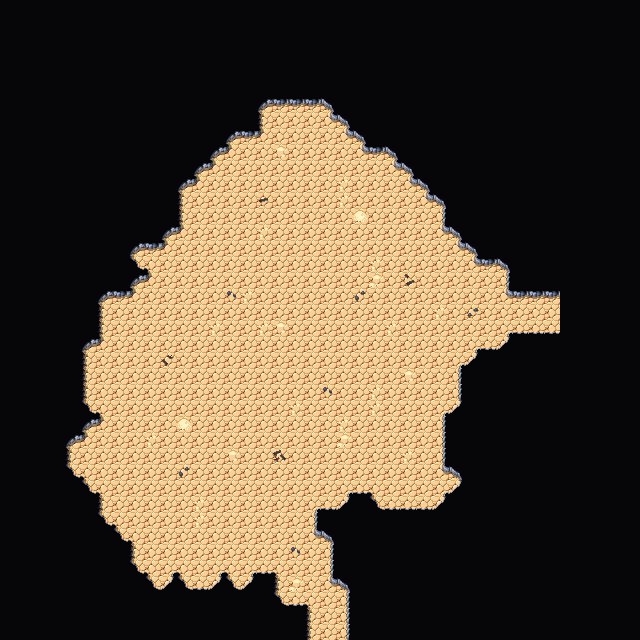

Rendered tile map (Tiled .tmx) drawn with the repository's tilesets; below, a short description and the map source with its tile grids summarised:
An orthogonal 40x40 tile map with 16x16 px tiles, 4 tile layers (Collision, Background, Walls, Clutter), 2 tilesets and 2 objects.

<map version="1.5" tiledversion="1.7.2" orientation="orthogonal" renderorder="right-down" width="40" height="40" tilewidth="16" tileheight="16" infinite="0" nextlayerid="7" nextobjectid="62">
 <editorsettings>
  <export target="wastetown..tmx" format="tmx" />
 </editorsettings>
 <tileset firstgid="1" source="../tileset/main.tsx" />
 <tileset firstgid="3477" source="../tileset/buildings.tsx" />
 <layer id="6" name="Collision" width="40" height="40">
  <data>[1600 cells, 0 non-empty, 0 distinct tile ids]</data>
 </layer>
 <layer id="1" name="Background" width="40" height="40">
  <data>[1600 cells, 1600 non-empty, 1 distinct tile ids]</data>
 </layer>
 <layer id="2" name="Walls" width="40" height="40">
  <data>[1600 cells, 1128 non-empty, 18 distinct tile ids]</data>
 </layer>
 <layer id="3" name="Clutter" width="40" height="40">
  <properties>
   <property name="spriteLayer" type="bool" value="true" />
  </properties>
  <data>[1600 cells, 36 non-empty, 11 distinct tile ids]</data>
 </layer>
 <objectgroup id="4" name="Objects">
  <object id="60" template="../obj/door_up.tx" x="321.655" y="637.409">
   <properties>
    <property name="teleport" value="maps/map/cave_23B3.tmx" />
    <property name="teleportObjectId" value="61" />
   </properties>
  </object>
  <object id="61" template="../obj/door_left.tx" x="544.011" y="320.655">
   <properties>
    <property name="teleport" value="maps/map/cave_23A4.tmx" />
    <property name="teleportObjectId" value="59" />
   </properties>
  </object>
 </objectgroup>
</map>
